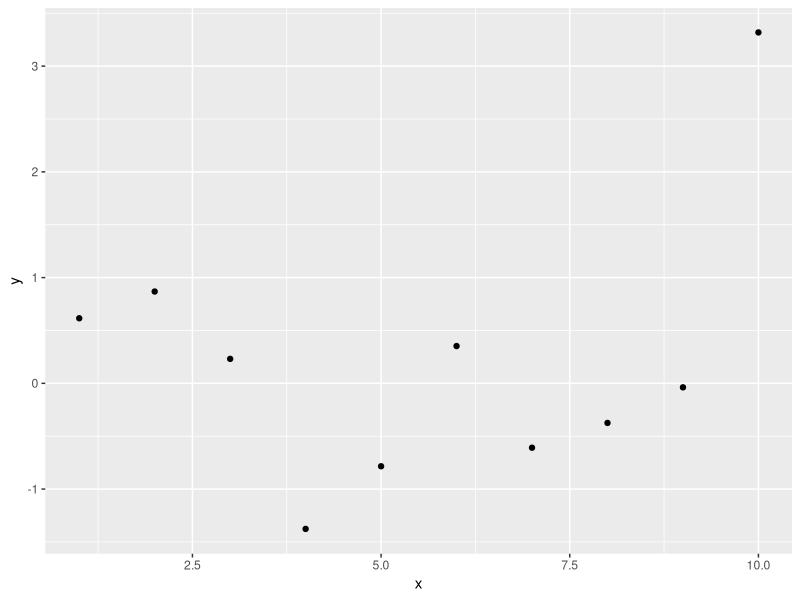

Here is the R script that generated this plot:
# Sample R code
library(ggplot2)

data <- data.frame(
  x = 1:10,
  y = rnorm(10)
)

plot <- ggplot(data, aes(x = x, y = y)) +
  geom_point()

print(plot)
